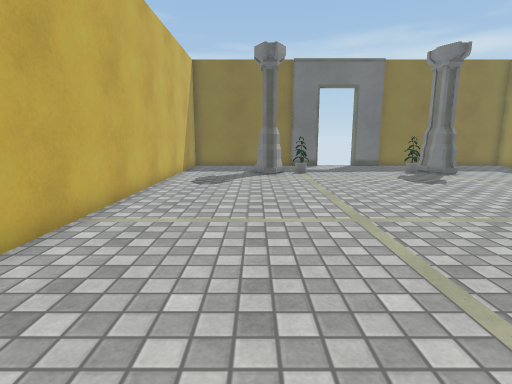
[1] (above)

17 first-person views from a walk through a scene from a Unity 3-D project. The camera is 1.2 m above the floor, tilts 10° down and sees 80° across. Doors are open. The floor is counted in squares, 0.63 m on a side. Each view is taken from the middle of a square. On the plan, view 1 faces up. The plan holds only what a view shows up to about 17 squares ahead; the rest is blank. The place goes on beyond the plan. The player character is not drawn. Surface patterns are stand-ins for the level's own textures.

[2]
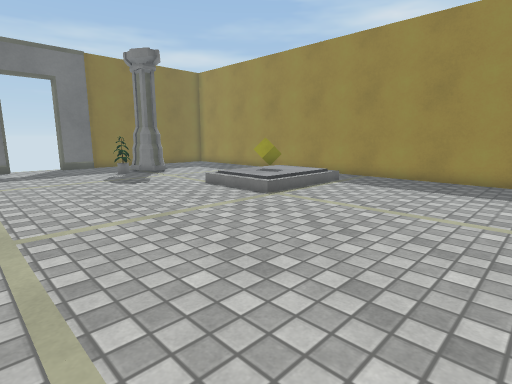

[3]
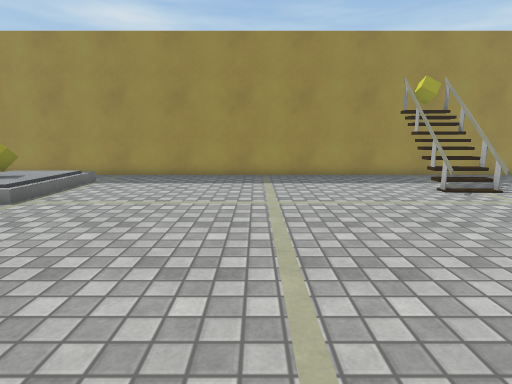

[4]
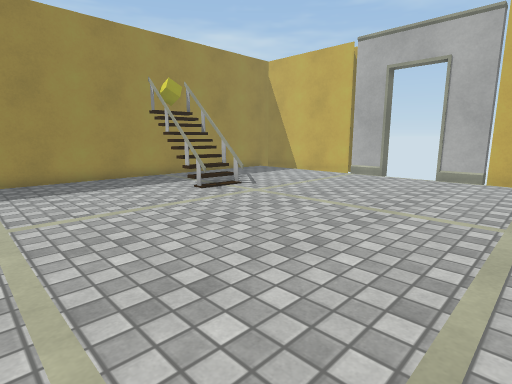

[5]
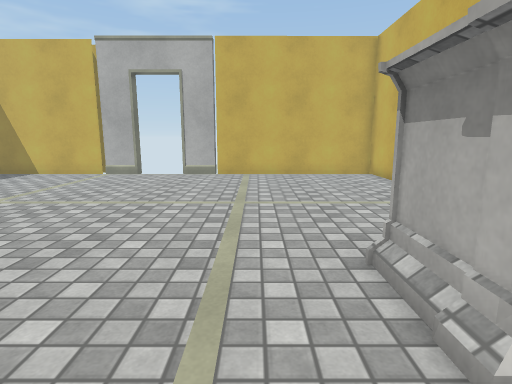

[6]
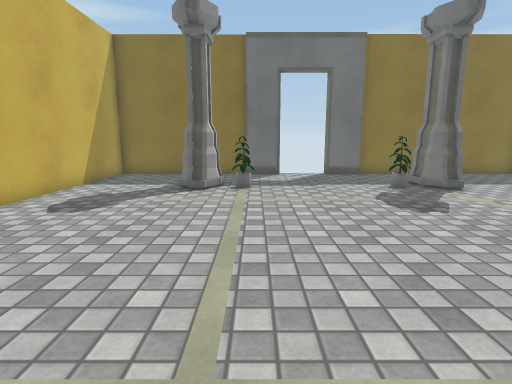

[7]
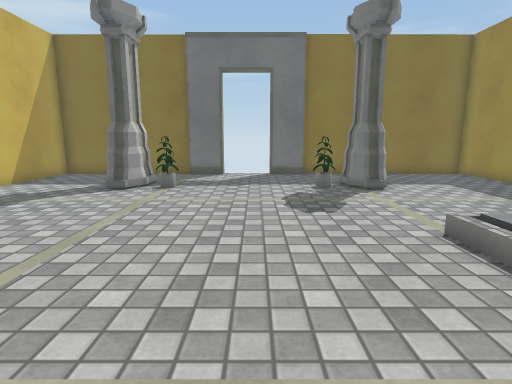

[8]
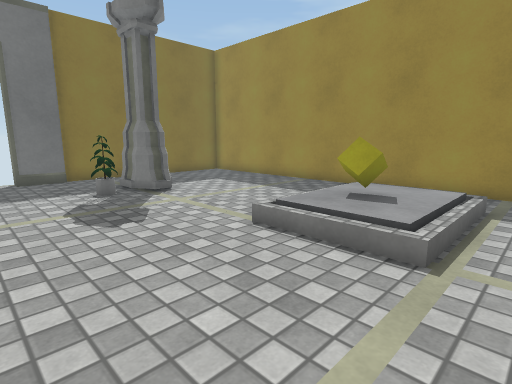

[9]
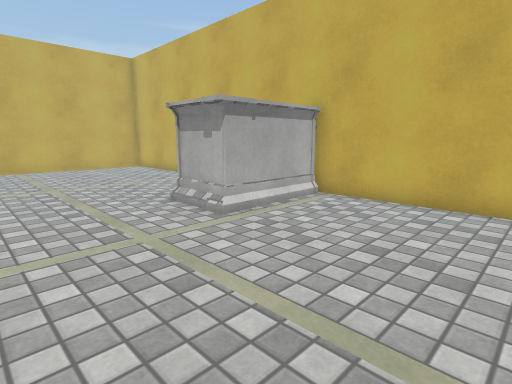

[10]
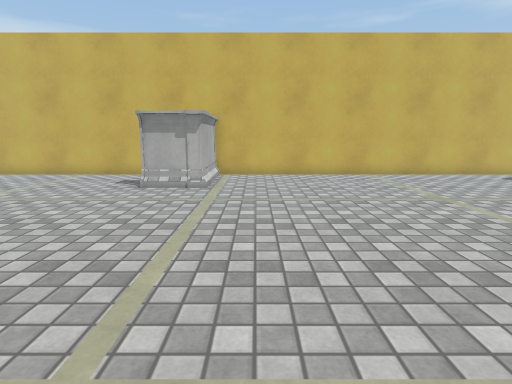

[11]
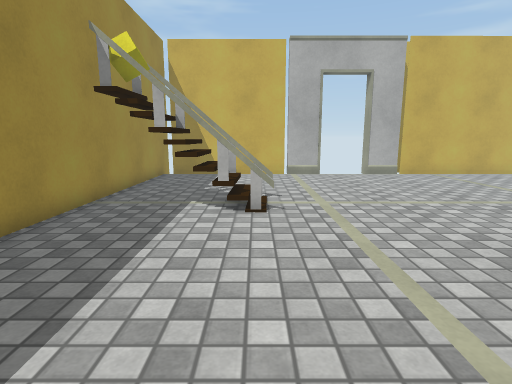

[12]
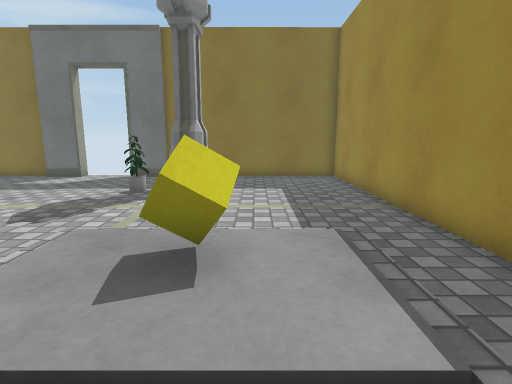

[13]
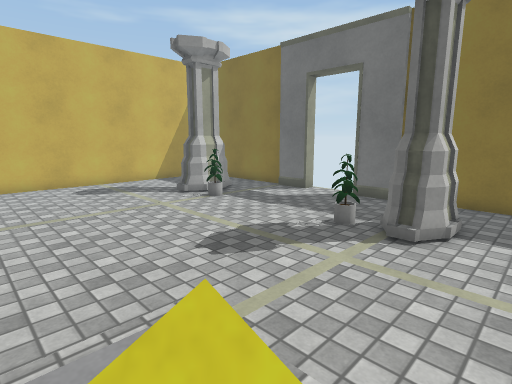

[14]
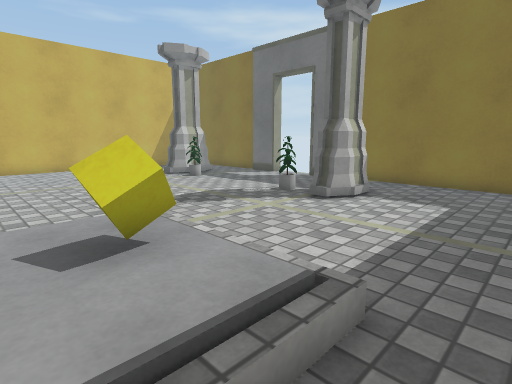

[15]
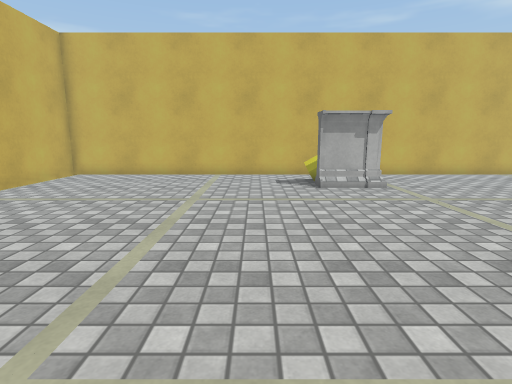

[16]
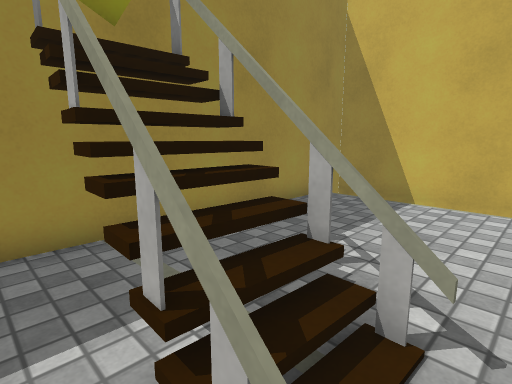

[17]
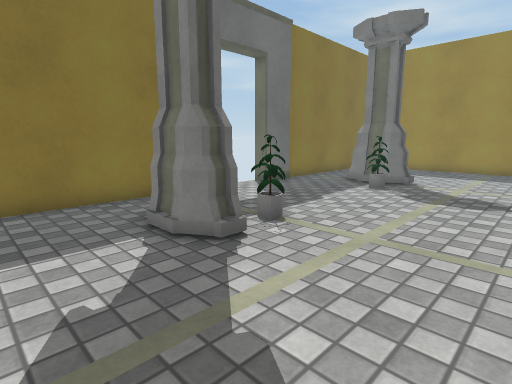

### Floor plan
Key: @ floor where view 1 was taken; # wall or solid block; x gap in a wall; . main floor; : floor 0.25 m higher than the main floor; / step, stairs or slope; D open door; = window, fence, low wall or low ledge; P pillar; C yellow cube; T thing the floor can be seen under or through; O other object.
Columns run from 4 left of view 1 to 17 right of it. Each row starts with its distance up from view 1.
 22         #  ##
 21 #########DD###########
 20 #....................#
 19 #... P........PP.....#
 18 #...PP........PP.....#
 17 #...PPOO....OOPP.....#
 16 #....................#
 15 #....................#
 14 #....................#
 13 #....................#
 12 #....................#
 11 #.............///  ..#
 10 #............./ C  ..#
  9 #............./ C: ..#
  8 #............./    ..#
  7 #....................#
  6 #....................#
  5 #....................#
  4 #....................#
  3 #....................#
  2 #....................#
  1 #....................#
  0 #...@................#
 -1 #####................#
 -2 #  ##................#
 -3 #.C##................#
 -4 #...=................#
 -5 #....................#
 -6 #....................#
 -7 #...............=#x#.#
 -8 #................OOO.#
 -9 #..............TTTx#.#
-10 #....................#
-11 #....................#
-12 #....................#
-13 #....................#
-14 #....................#
-15 #....................#
-16 ##########DDD#x#######

Positions as (right, up) in squares from view 1, and headings:
1: (0, 0), facing up
2: (2, 0), facing up-right
3: (1, 0), facing right
4: (2, 0), facing down-right
5: (2, 1), facing down
6: (3, 5), facing up
7: (6, 5), facing up
8: (5, 6), facing up-right
9: (5, 5), facing down-left
10: (12, 1), facing left
11: (12, 1), facing down
12: (13, 6), facing up
13: (13, 9), facing up-left
14: (16, 8), facing up-left
15: (12, -6), facing left
16: (11, -6), facing down-right
17: (-3, 12), facing up-right
